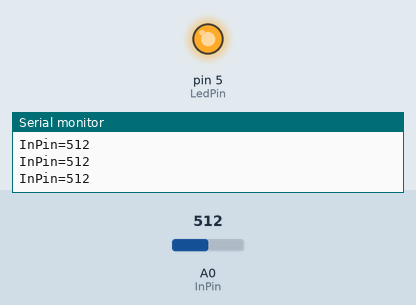
This sketch was run on a simulated Arduino Uno, built with avr-gcc and run on an emulated ATmega328P. Parts: output pins drawn as LEDs (lit = HIGH), the last lines printed to the serial monitor. The inputs (shaded band) are chosen by the test bench; at power-on: A0 (InPin) = 512.

Above: at 1.3 s.
1.4 s: A0 (InPin) set to 211
2.9 s: A0 (InPin) set to 193
At 3.9 s:
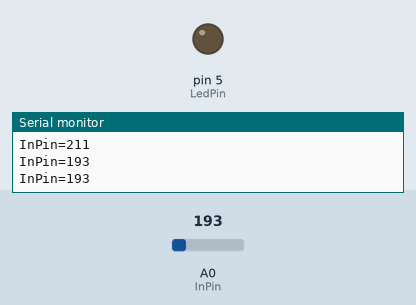
4.5 s: A0 (InPin) set to 210
At 5.0 s:
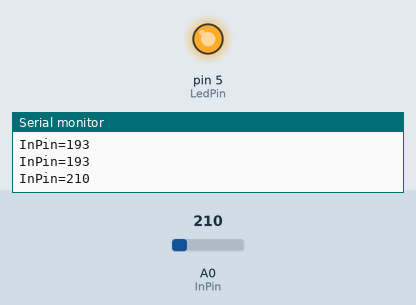
6.0 s: A0 (InPin) set to 190
At 7.4 s:
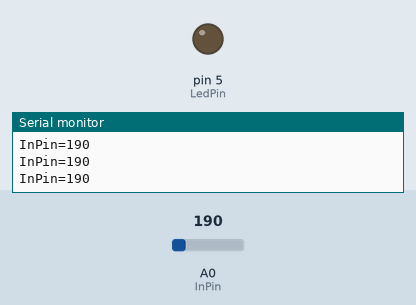
Timing chart, 0 to 8.5 s (numbered marks = the images above; inputs shaded):
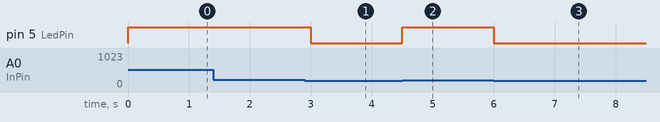

Measured:
- the behaviour switches between 201 and 200 on A0 (InPin) (found by bisection; images 0 and 1)
- after the input at 2.9 s, pin 5 (LedPin): HIGH → LOW after 0.10 s
- after the input at 4.5 s, pin 5 (LedPin): LOW → HIGH at once
- after the input at 6.0 s, pin 5 (LedPin): HIGH → LOW at once

The sketch:

LESwitch.ino
```cpp
#define LedPin 5
#define InPin A0

void setup() {
Serial.begin(9600);


  pinMode(InPin, INPUT);
  pinMode(LedPin, OUTPUT);
}

void loop() {
  int state = analogRead(InPin);
  Serial.println("InPin="+String(state));
  digitalWrite(LedPin,state>200);
  delay(500);
}
```
